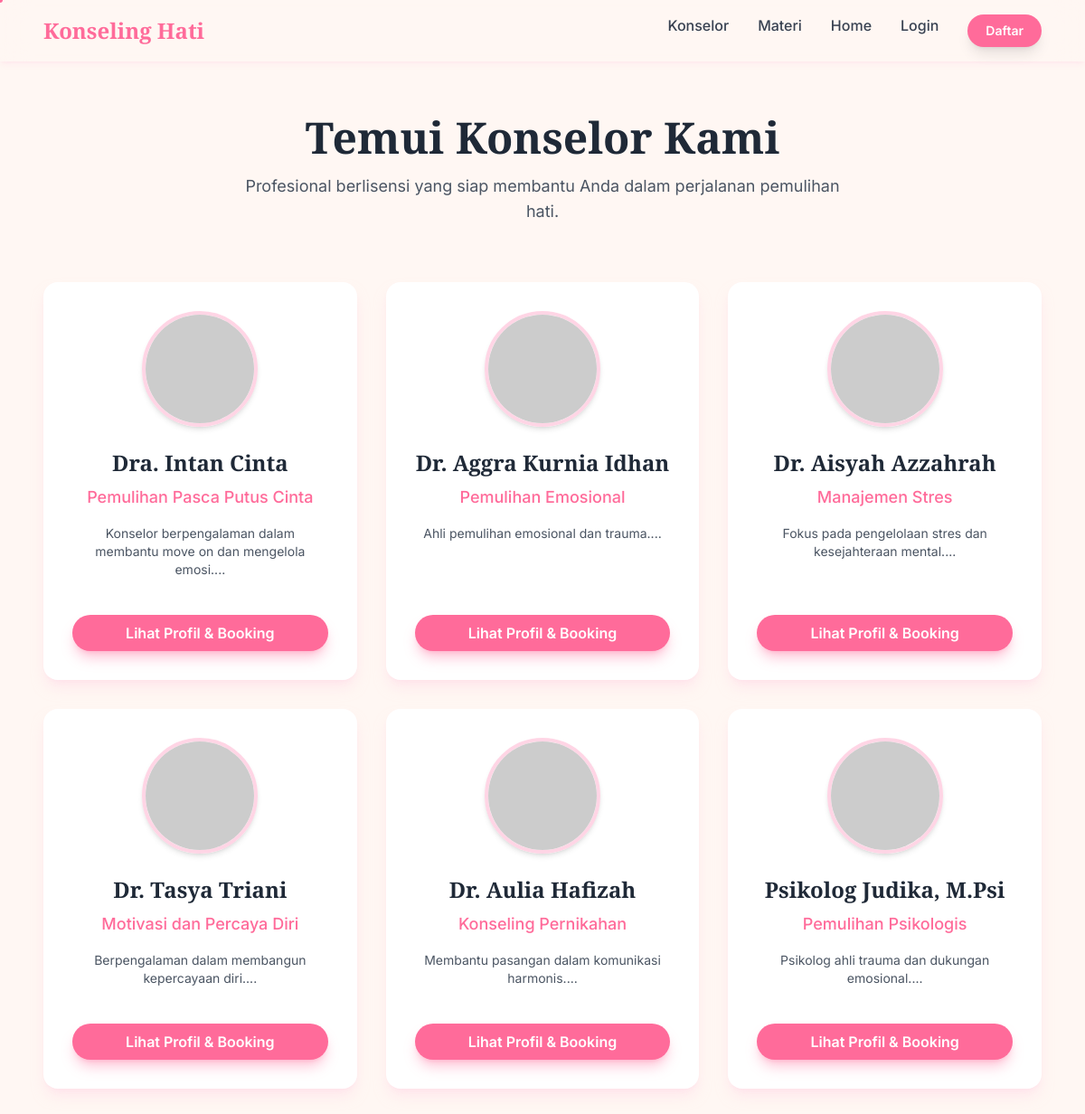
The app's page /counselors.php with its own data.
### tables this page shows
CREATE TABLE konselor (
  id_konselor INT AUTO_INCREMENT PRIMARY KEY,
  nama_lengkap VARCHAR(150) NOT NULL,
  email VARCHAR(150) NOT NULL UNIQUE,
  password VARCHAR(255) NOT NULL,
  spesialisasi VARCHAR(150),
  biografi_singkat TEXT,
  foto_profil VARCHAR(255),
  status ENUM('Menunggu Verifikasi','Aktif','Non-Aktif') DEFAULT 'Menunggu Verifikasi',
  created_at DATETIME DEFAULT CURRENT_TIMESTAMP
);

### public/counselors.php (the view, shortened to what this page needs)
<?php
require '../config/db_config.php';
include '../templates/header.php';
$sql = "SELECT id_konselor, nama_lengkap, spesialisasi, foto_profil, biografi_singkat
        FROM konselor
        WHERE status = 'Aktif'";
$result = $conn->query($sql);
?>
<main class="pt-32 pb-16 min-h-screen">
    <section id="counselor-list" class="relative">
        <div class="container mx-auto max-w-6xl px-6">
            <div class="text-center mb-16">
                <h2 class="font-playfair text-5xl font-bold text-gray-800 mb-4 text-gradient-love scroll-reveal">
                    Temui Konselor Kami
                </h2>
                <p class="text-lg text-gray-600 max-w-2xl mx-auto scroll-reveal" style="transition-delay: 0.1s;">
                    Profesional berlisensi yang siap membantu Anda dalam perjalanan pemulihan hati.
                </p>
            </div>
            <div class="grid md:grid-cols-3 gap-8">
                <?php if ($result && $result->num_rows > 0): ?>
                    <?php
                    $delay = 0.1;
                    while($row = $result->fetch_assoc()):
                        $delay += 0.1;
                        $foto_profil_url = (!empty($row['foto_profil']) && file_exists($row['foto_profil']))
                                           ? htmlspecialchars($row['foto_profil'])
                                           : 'https://placehold.co/400x400/FFD5E5/333?text=' . htmlspecialchars(substr($row['nama_lengkap'], 0, 1));
                    ?>
                        <div class="service-card bg-white p-8 rounded-2xl shadow-lg shadow-blush-pink/50 text-center flex flex-col justify-between scroll-reveal"
                             style="transition-delay: <?php echo $delay; ?>s;">
                            <div>
                                <img src="<?php echo $foto_profil_url; ?>" alt="Foto Profil <?php echo htmlspecialchars($row['nama_lengkap']); ?>"
                                     class="w-32 h-32 rounded-full mx-auto mb-6 object-cover border-4 border-blush-pink shadow-md">
                                <h3 class="font-playfair text-2xl font-semibold mb-2 text-gray-800">
                                    <?php echo htmlspecialchars($row['nama_lengkap']); ?>
                                </h3>
                                <p class="text-rose-accent font-medium text-lg mb-4">
                                    <?php echo htmlspecialchars($row['spesialisasi'] ?? 'Konselor Profesional'); ?>
                                </p>
                                <p class="text-gray-600 text-sm mb-6">
                                    <?php echo htmlspecialchars(substr($row['biografi_singkat'] ?? 'Berdedikasi untuk membantu Anda pulih.', 0, 100)) . '...'; ?>
                                </p>
                            </div>
                            <a href="counselor_profile.php?id=<?php echo $row['id_konselor']; ?>"
                               class="btn-glow bg-rose-accent text-white font-semibold py-2 px-6 rounded-full text-base shadow-lg shadow-rose-accent/40 transition-all duration-300 hover:scale-105 hover:bg-pink-600 mt-4 inline-block">
                                Lihat Profil & Booking
                            </a>
                        </div>
                    <?php endwhile; ?>
                <?php endif; ?>
            </div>
        </div>
    </section>
</main>
<?php
include '../templates/footer.php';
?>

### templates/header.php (shortened to what this page needs)
<?php
if (!isset($base_path_for_links)) {
    $public_dir_realpath = realpath($_SERVER['DOCUMENT_ROOT'] . '/public');
    $script_dir_realpath = realpath(dirname($_SERVER['SCRIPT_FILENAME']));
    $is_in_public_subfolder = $public_dir_realpath && $script_dir_realpath && strpos($script_dir_realpath, $public_dir_realpath) === 0 && $script_dir_realpath !== $public_dir_realpath;
    if ($is_in_public_subfolder) {
         $base_path_for_links = '../';
    } else {
         $base_path_for_links = './';
    }
}
?>
<!DOCTYPE html>
<html lang="id">
<head>
    <script src="https://cdn.tailwindcss.com"></script>
    <link rel="stylesheet" href="/assets/css/style.css">
</head>
<body class="text-gray-800 animate-bg">
    <div id="floating-particle-container" class="fixed top-0 left-0 w-full h-full pointer-events-none z-0"></div>
    <div id="hearts-rain-container" class="fixed top-0 left-0 w-full h-full pointer-events-none overflow-hidden z-0"></div>
    <div class="relative z-10">
        <header class="fixed top-0 left-0 w-full bg-pastel-cream/70 backdrop-blur-lg shadow-blush-pink/30 shadow-md z-50 transition-all duration-300">
            <nav class="container mx-auto max-w-6xl px-6 py-4 flex justify-between items-center">
                <a href="<?php echo $base_path_for_links; ?>index.php" class="font-playfair text-2xl font-bold text-rose-accent">
                    Konseling Hati
                </a>
                <div class="hidden md:flex space-x-8 font-medium text-gray-700">
                    <a href="<?php echo $base_path_for_links; ?>counselors.php" class="hover:text-rose-accent transition-colors">Konselor</a>
                    <a href="<?php echo $base_path_for_links; ?>materials/list.php" class="hover:text-rose-accent transition-colors">Materi</a>
                    <?php
                    $is_logged_in_klien_konselor = isset($_SESSION['user_id']) || isset($_SESSION['counselor_id']);
                    $is_admin = isset($_SESSION['user_type']) && $_SESSION['user_type'] == 'admin';
                    ?>
                    <?php if ($is_logged_in_klien_konselor || $is_admin ):  ?>
                        <?php if ($is_admin): ?>
                            <a href="<?php echo $base_path_for_links; ?>konselor/list.php" class="hover:text-rose-accent transition-colors">Kelola Konselor</a>
                            <a href="<?php echo $base_path_for_links; ?>clients/list.php" class="hover:text-rose-accent transition-colors">Kelola Klien</a>
                        <?php else: ?>
                            <a href="<?php echo $base_path_for_links; ?>dashboard.php" class="hover:text-rose-accent transition-colors">Dashboard</a>
                        <?php endif; ?>
                        <a href="<?php echo $base_path_for_links; ?>logout.php" class="bg-rose-accent text-white font-semibold py-2 px-5 rounded-full text-sm shadow-lg transition-transform duration-300 hover:scale-105">Logout</a>
                    <?php else: ?>
                         <a href="<?php echo $base_path_for_links; ?>index.php" class="hover:text-rose-accent transition-colors">Home</a>
                        <a href="<?php echo $base_path_for_links; ?>login.php" class="hover:text-rose-accent transition-colors">Login</a>
                        <a href="<?php echo $base_path_for_links; ?>register.php" class="bg-rose-accent text-white font-semibold py-2 px-5 rounded-full text-sm shadow-lg transition-transform duration-300 hover:scale-105">
                            Daftar
                        </a>
                    <?php endif; ?>
                </div>
            </nav>
        </header>

### templates/footer.php (shortened to what this page needs)
    </div>
</body>
</html>

### assets/css/style.css (style rules this page uses)
body { font-family: 'inter', sans-serif; background-color: #FFF7F3; overflow-x: hidden; }
body.animate-bg { animation: ambient-background 25s infinite ease-in-out; }
.btn-glow { animation: button-glow 3s infinite ease-in-out; }
.service-card { transition: all 0.3s ease-in-out; }
.scroll-reveal { opacity: 0; transform: translateY(30px); transition: opacity 0.8s ease-out, transform 0.8s ease-out; }
.scroll-reveal.visible { opacity: 1; transform: translateY(0); }

### records on screen
konselor: nama_lengkap "Dra. Intan Cinta", spesialisasi "Pemulihan Pasca Putus Cinta", biografi_singkat "Konselor berpengalaman dalam membantu move on dan mengelola emosi."
konselor: nama_lengkap "Dr. Aggra Kurnia Idhan", spesialisasi "Pemulihan Emosional", biografi_singkat "Ahli pemulihan emosional dan trauma."
konselor: nama_lengkap "Dr. Aisyah Azzahrah", spesialisasi "Manajemen Stres", biografi_singkat "Fokus pada pengelolaan stres dan kesejahteraan mental."
konselor: nama_lengkap "Dr. Tasya Triani", spesialisasi "Motivasi dan Percaya Diri", biografi_singkat "Berpengalaman dalam membangun kepercayaan diri."
konselor: nama_lengkap "Dr. Aulia Hafizah", spesialisasi "Konseling Pernikahan", biografi_singkat "Membantu pasangan dalam komunikasi harmonis."
konselor: nama_lengkap "Psikolog Judika, M.Psi", spesialisasi "Pemulihan Psikologis", biografi_singkat "Psikolog ahli trauma dan dukungan emosional."
